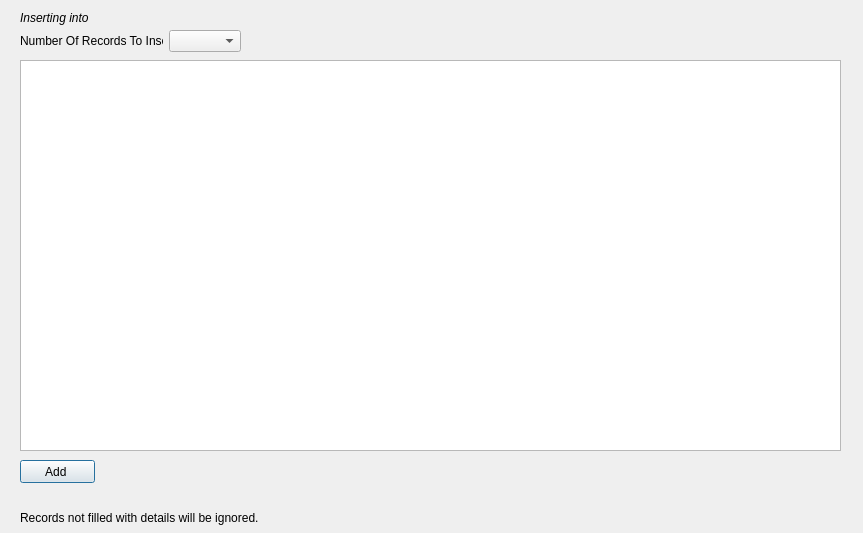
<?xml version="1.0" encoding="UTF-8"?>
<ui version="4.0">
 <class>InsertNewRecord</class>
 <widget class="QDialog" name="InsertNewRecord">
  <property name="geometry">
   <rect>
    <x>0</x>
    <y>0</y>
    <width>863</width>
    <height>533</height>
   </rect>
  </property>
  <property name="minimumSize">
   <size>
    <width>863</width>
    <height>533</height>
   </size>
  </property>
  <property name="maximumSize">
   <size>
    <width>863</width>
    <height>533</height>
   </size>
  </property>
  <property name="windowTitle">
   <string>Dialog</string>
  </property>
  <widget class="QLabel" name="label_2">
   <property name="geometry">
    <rect>
     <x>20</x>
     <y>510</y>
     <width>241</width>
     <height>16</height>
    </rect>
   </property>
   <property name="text">
    <string>Records not filled with details will be ignored.</string>
   </property>
  </widget>
  <widget class="QWidget" name="layoutWidget">
   <property name="geometry">
    <rect>
     <x>20</x>
     <y>30</y>
     <width>221</width>
     <height>22</height>
    </rect>
   </property>
   <layout class="QHBoxLayout" name="horizontalLayout">
    <item>
     <widget class="QLabel" name="label">
      <property name="text">
       <string>Number Of Records To Insert:</string>
      </property>
     </widget>
    </item>
    <item>
     <widget class="QComboBox" name="cbNumberOfRecords"/>
    </item>
   </layout>
  </widget>
  <widget class="QTableWidget" name="tblInsert">
   <property name="geometry">
    <rect>
     <x>20</x>
     <y>60</y>
     <width>821</width>
     <height>391</height>
    </rect>
   </property>
  </widget>
  <widget class="QLabel" name="lbInsertIntoTableName">
   <property name="geometry">
    <rect>
     <x>20</x>
     <y>10</y>
     <width>221</width>
     <height>16</height>
    </rect>
   </property>
   <property name="styleSheet">
    <string notr="true">font: italic</string>
   </property>
   <property name="text">
    <string>Inserting into</string>
   </property>
  </widget>
  <widget class="QPushButton" name="btnAddRecords">
   <property name="geometry">
    <rect>
     <x>20</x>
     <y>460</y>
     <width>75</width>
     <height>23</height>
    </rect>
   </property>
   <property name="text">
    <string>Add </string>
   </property>
  </widget>
 </widget>
 <resources/>
 <connections/>
</ui>
